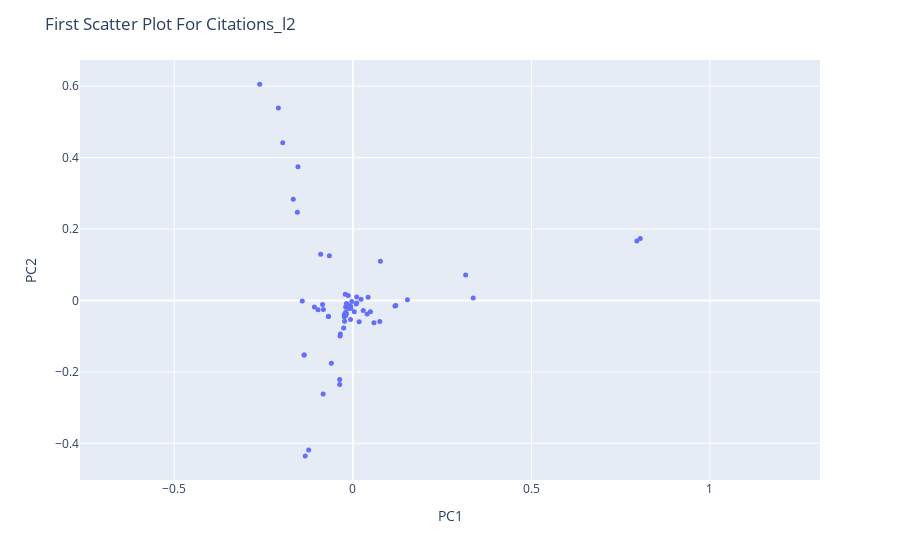

Source (notebook cell):
### Code cell
citations_fig_l2 = px.scatter(citations_l2_pca, x='PC1', y='PC2', hover_name=citations_l2_pca.index)
citations_fig_l2.update_traces(marker=dict(size=5))
citations_fig_l2.update_xaxes(scaleanchor='y', scaleratio=1)
citations_fig_l2.update_yaxes(scaleanchor='x', scaleratio=1)
citations_fig_l2.update_layout(title = 'First Scatter Plot For Citations_l2')
citations_fig_l2.show()

### Figure 1 — Plotly figure (JSON) as saved in the notebook; plotly's stock layout.template omitted (floating-point values rounded to 4 significant figures)
{"data": [{"hovertemplate": "<b>%{hovertext}</b><br><br>PC1=%{x}<br>PC2=%{y}<extra></extra>", "hovertext": ["AhlgrenScottD", "AlbinPierre", "BaloghJózsef", "BaryshnikovYuliyM", "Berwick-EvansDaniel", "BocaFlorin-Petre", "BradlowStevenBenjamin", "BronskiJaredC", "DeVilleRELee", "DeyParthaSarathi", "DiFrancescoPhilippe", "DoddChristopher", "DunfieldNathanM", "ErdoğanMehmetBurak", "FengRunhuan", "FernandesRuiLoja", "FordKevinB", "GuzmanRosemaryK", "HaboushWilliamJ", "HellerJeremiahBen", "HinkkanenAimo", "HiraniAnilN", "HungPei-Ken", "HurVeraMikyoung", "IvanovSergeiVladimirovich", "JandaFelix", "JingXiaochen", "JungeMarius", "KatzSheldonH", "KedemRinat", "KermanEly", "KirkpatrickKayLene", "KirrEduard", "KostochkaAlexandrV", "KutzarovaDenkaN", "LaNaveGabriele", "LaugesenRichardSnyder", "LeditzkyFelix", "LermanEugeneM", "LiXiaochun", "LiuYuan", "McCarthyRandy", "MineyevIgor", "NikolaevIgorG", "OikhbergTimur", "PascaleffJamesThomas", "RaptiZoi", "RasmussenJacob", "RasmussenSarahDean", "RezkCharlesW", "ReznickBruce", "SongRenming", "SowersRichardB", "StojanoskaVesna", "ThornerJesse", "TolmanSusan", "TumanovAlexander", "TysonJeremyT", "TzirakisNikolaos", "WeiWei", "WuXuan", "YongAlexanderTF", "YoungAmanda", "ZaharescuAlexandru", "ZharnitskyVadim"], "legendgroup": "", "marker": {"color": "#636efa", "size": 5, "symbol": "circle"}, "mode": "markers", "name": "", "orientation": "v", "showlegend": false, "type": "scatter", "x": [-0.09024, -0.02007, -0.1365, 0.1178, -0.02032, -0.1965, -0.0258, 0.07532, 0.01757, 0.0426, -0.03699, -0.02014, -0.1238, 0.7952, -0.06823, -0.02182, -0.2087, -0.003036, -0.08276, -0.09753, -0.01686, 0.05898, -0.01357, 0.04923, 0.01079, -0.02319, -0.06844, -0.06587, -0.06031, -0.03698, -0.008927, 0.3158, 0.1528, -0.1365, -0.167, -0.01802, 0.004055, -0.02133, -0.03573, 0.07699, -0.02435, -0.08503, 0.008943, -0.0179, -0.1555, -0.02404, 0.0399, -0.1333, -0.08318, -0.1417, 0.01048, 0.02897, -0.006176, -0.1077, -0.1539, -0.03521, 0.1201, -0.01317, 0.8048, -0.01047, 0.02274, -0.006519, -0.00583, -0.2609, 0.337], "xaxis": "x", "y": [0.1296, -0.04225, -0.1526, -0.0158, -0.01829, 0.4416, -0.07726, -0.0586, -0.05957, 0.008689, -0.2356, -0.03199, -0.4185, 0.1666, -0.04503, -0.03796, 0.5391, -0.002682, -0.02549, -0.02572, -0.01035, -0.06211, -0.01955, -0.03183, -0.007063, -0.05791, -0.04384, 0.1254, -0.1757, -0.2211, -0.02228, 0.07142, 0.002378, -0.1526, 0.2834, -0.03642, -0.03173, 0.01717, -0.09928, 0.1101, -0.04562, -0.01133, -0.01003, -0.008181, 0.2467, -0.03916, -0.03803, -0.4352, -0.2616, -0.001484, 0.009799, -0.02797, -0.01646, -0.01848, 0.3748, -0.09381, -0.01394, 0.01392, 0.1735, -0.01476, 0.003723, -0.05356, -0.02163, 0.6059, 0.006611], "yaxis": "y"}], "layout": {"legend": {"tracegroupgap": 0}, "margin": {"t": 60}, "title": {"text": "First Scatter Plot For Citations_l2"}, "xaxis": {"anchor": "y", "domain": [0, 1], "scaleanchor": "y", "scaleratio": 1, "title": {"text": "PC1"}}, "yaxis": {"anchor": "x", "domain": [0, 1], "scaleanchor": "x", "scaleratio": 1, "title": {"text": "PC2"}}}}
